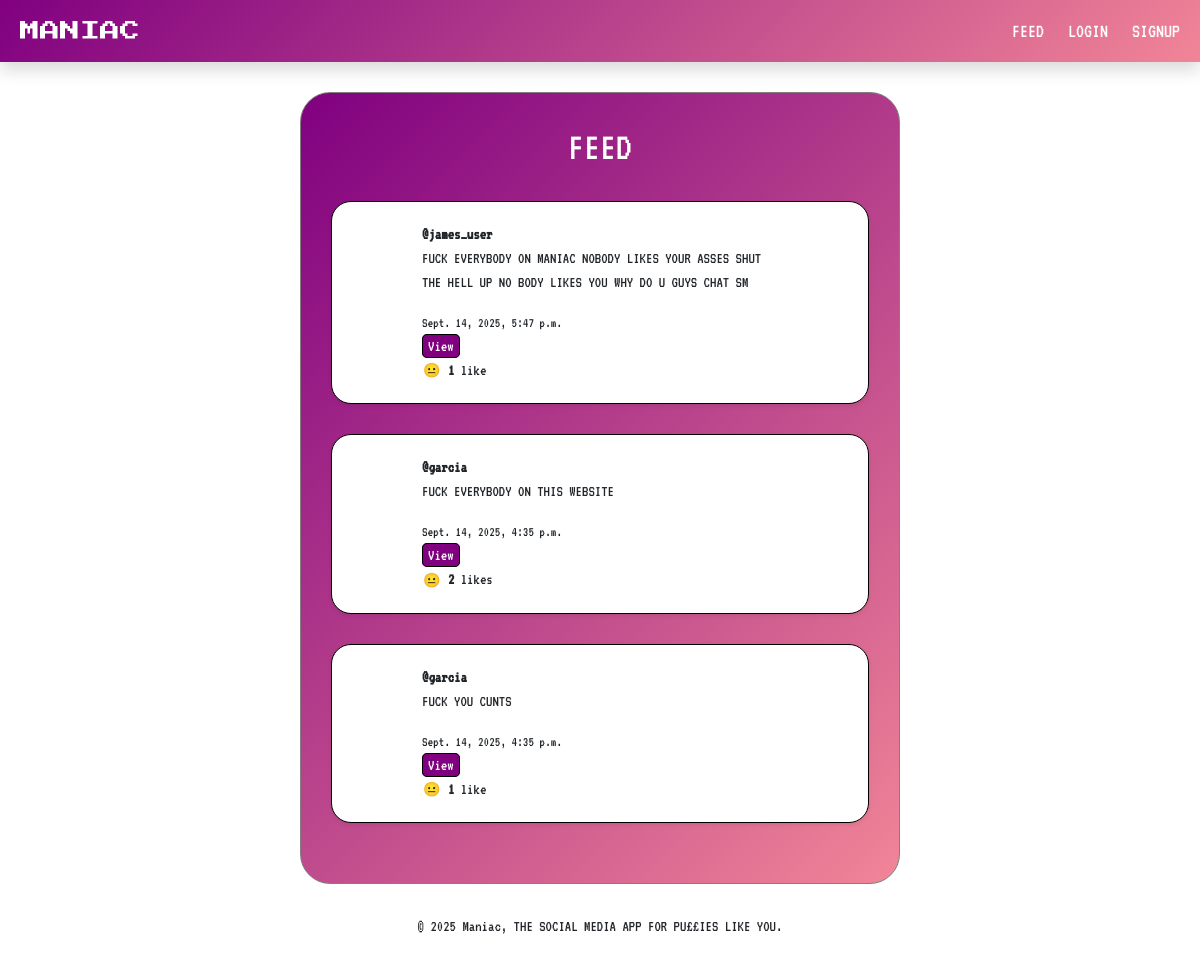
/, run on an earlier commit of the app's database.
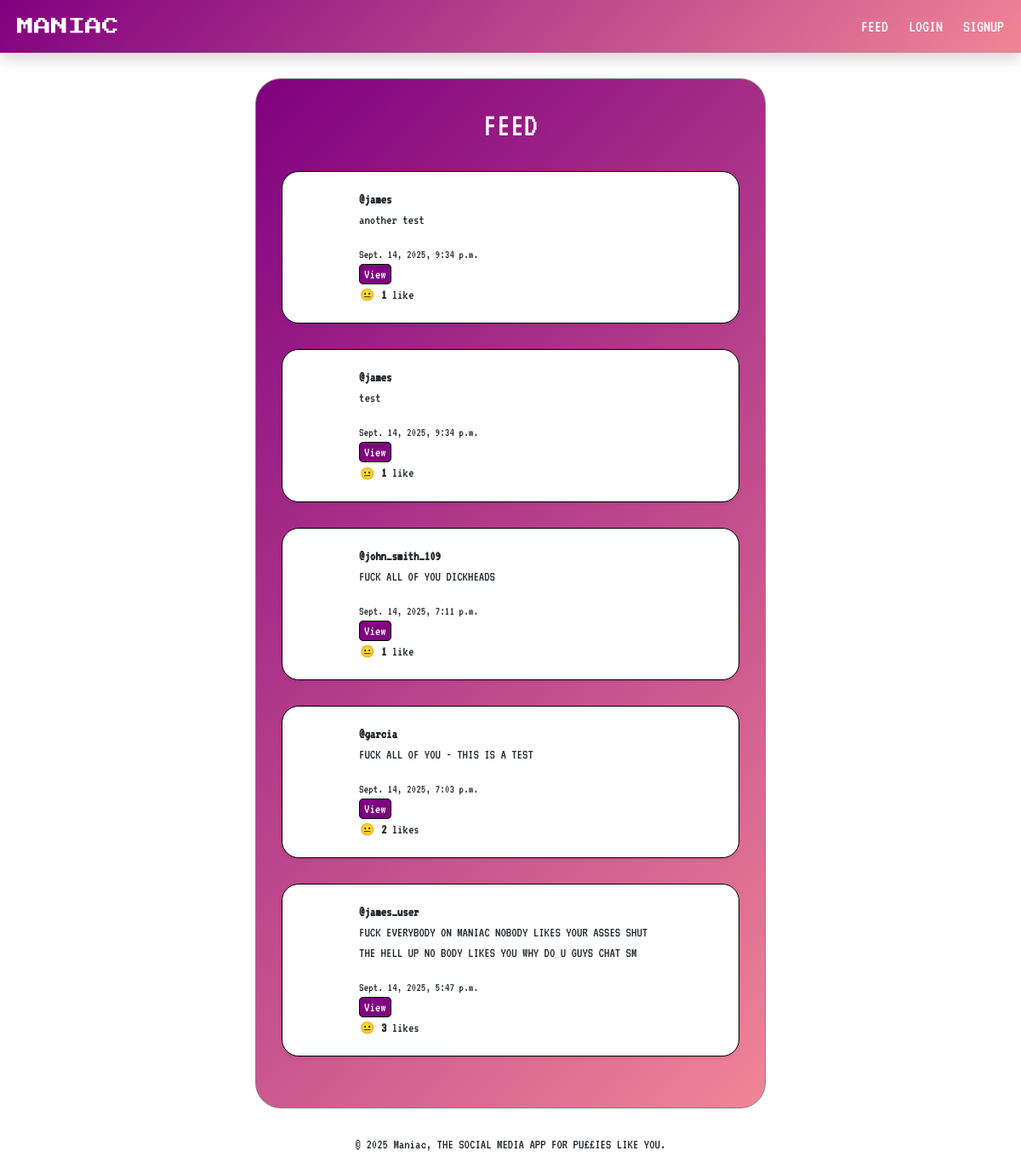
And on a later commit of the database.
### core/models.py (models this page shows, shortened)
class Post(models.Model):
    author = models.ForeignKey(User, on_delete=models.CASCADE)
    content = models.TextField()
    created_at = models.DateTimeField(auto_now_add=True)
    likes = models.ManyToManyField(User, related_name='liked_posts', blank=True)
    def total_likes(self):
        return self.likes.count()

### core/views.py (the view)
# urls.py: path('', views.feed, name='feed'),
def feed(request):
    posts = Post.objects.all().order_by('-created_at')
    return render(request, 'core/feed.html', {'posts': posts})

### core/templates/core/feed.html (shortened to what this page needs)
{% extends "core/base.html" %}
{% block content %}
  <div class="container-feed-styling">
    <h1 class="font-for-text text-center text-white fs-1" style="font-size: 30px">FEED</h1>
    {% for post in posts %}
      <div class="container-post-styling font-for-text shadow-sm">
        <strong>@{{ post.author.username }}</strong>
        <p>{{ post.content }}</p>
        <small>{{ post.created_at }}</small>
        <div class="ms-auto">
          {% if post.author == user %}
              <a class="post-button" href="{% url 'edit_post' post.id %}">Edit</a>
              <a class="post-button" href="{% url 'delete_post' post.id %}">Delete</a>
              <a class="post-button" href="{% url 'view_post' post.id %}">View</a>
          {% else %}
              <a class="post-button" href="{% url 'view_post' post.id %}">View</a>
          {% endif %}
        </div>
        <form method="post" action="{% url 'like_post' post.id %}">
          <div class="d-flex flex-row">
            <div>
              {% if user in post.likes.all %}
                <button type="submit" class="btn btn-sm p-0">😂</button>
              {% else %}
                <button type="submit" class="btn btn-sm p-0">😐</button>
              {% endif %}
              <strong>{{ post.total_likes }}</strong>
              {% if post.total_likes == 1%} like {% else %} likes {% endif%}
            </div>
          </div>
        </form>
      </div>
    {% empty %}
      <p class="text-center font-for-text no-posts-text">No posts yet. Be the first to roast someone!</p>
    {% endfor %}
  </div>
{% endblock %}

### core/templates/core/base.html (shortened to what this page needs)
{% load static %}
<!DOCTYPE html>
<html lang="en">
<head>
    <link rel="stylesheet" href="{% static 'core/style.css' %}">
    <link href="https://cdn.jsdelivr.net/npm/bootstrap@5.0.2/dist/css/bootstrap.min.css" rel="stylesheet">
</head>
<body style="padding-top: 62px">
    <header>
        <nav class="navbar navbar-expand-lg navbar-light navbar-background shadow fixed-top">
            <div class="container-fluid font-for-text">
                <a class="navbar-brand font-for-brand text-white ms-2">MANIAC</a>
                <div class="collapse navbar-collapse" id="navbarSupportedContent">
                    <ul class="navbar-nav ms-auto mb-2 mb-lg-0 gap-2">
                        <li class="nav-item">
                            <a class="nav-link active text-white nav-button fs-5" aria-current="page" href="{% url 'feed' %}">FEED</a>
                        </li>
                        {% if user.is_authenticated %}
                            <li class="nav-item">
                                <a class="nav-link active text-white nav-button fs-5" aria-current="page" href="{% url 'profile' user.username %}">PROFILE</a>
                            </li>
                            <li class="nav-item">
                                <a class="nav-link active text-white nav-button fs-5" aria-current="page" href="{% url 'post' %}">POST</a>
                            </li>
                            <li class="nav-item">
                                <a class="nav-link active text-white nav-button fs-5" aria-current="page" href="{% url 'logout' %}">LOGOUT</a>
                            </li>
                        {% else %}
                            <li class="nav-item">
                                <a class="nav-link active text-white nav-button fs-5" aria-current="page" href="{% url 'login' %}">LOGIN</a>
                            </li>
                            <li class="nav-item">
                                <a class="nav-link active text-white nav-button fs-5" aria-current="page" href="{% url 'signup' %}">SIGNUP</a>
                            </li>
                        {% endif %}
                    </ul>
                </div>
            </div>
        </nav>
    </header>
    <main>
        {% block content %}{% endblock %}
    </main>
    <footer class="footer-styling">
        <p>&copy; 2025 Maniac, THE SOCIAL MEDIA APP FOR PU££IES LIKE YOU.</p>
    </footer>
</body>
</html>

### core/static/core/style.css (style rules this page uses)
.font-for-text { font-family: 'VT323'; }
.font-for-brand { font-family: 'Press Start 2P' }
.navbar-background { background: linear-gradient(135deg, purple, rgb(241, 133, 151)) }
.nav-button { transition: background-color 0.3 ease; border-radius: 10px; }
.footer-styling { text-align: center; margin-top: auto; font-family: 'VT323'; }
.container-feed-styling { padding-block: 30px; margin-block: 30px; margin-inline: 300px; border: 1px solid gray; border-radius: 30px; background: linear-gradient(135deg, purple, rgb(241, 133, 151)); }
.container-post-styling { padding-block: 20px; padding-inline: 90px; margin-block: 30px; margin-inline: 30px; border: 1.5px solid black; border-radius: 20px; background-color: white; }
.post-button { text-decoration: none; color: white; background-color: purple; padding: 3px; padding-inline: 5px; border-radius: 5px; border: 1px black solid; }

What changed in the data, as far as the page shows it:
removed Post: author.username "garcia", content "FUCK EVERYBODY ON THIS WEBSITE", created_at "Sept. 14, 2025, 4:35 p.m.", shows "View", total_likes "2"
removed Post: author.username "garcia", content "FUCK YOU CUNTS", created_at "Sept. 14, 2025, 4:35 p.m.", shows "View", total_likes "1"
added Post: author.username "james", content "another test", created_at "Sept. 14, 2025, 9:34 p.m.", shows "View", total_likes "1"
added Post: author.username "james", content "test", created_at "Sept. 14, 2025, 9:34 p.m.", shows "View", total_likes "1"
added Post: author.username "john_smith_109", content "FUCK ALL OF YOU DICKHEADS", created_at "Sept. 14, 2025, 7:11 p.m.", shows "View", total_likes "1"
added Post: author.username "garcia", content "FUCK ALL OF YOU - THIS IS A TEST", created_at "Sept. 14, 2025, 7:03 p.m.", shows "View", total_likes "2"
computed for Post "Sept. 14, 2025, 5:47 p.m.": total_likes "1" → "3"; text "like" → "likes"
